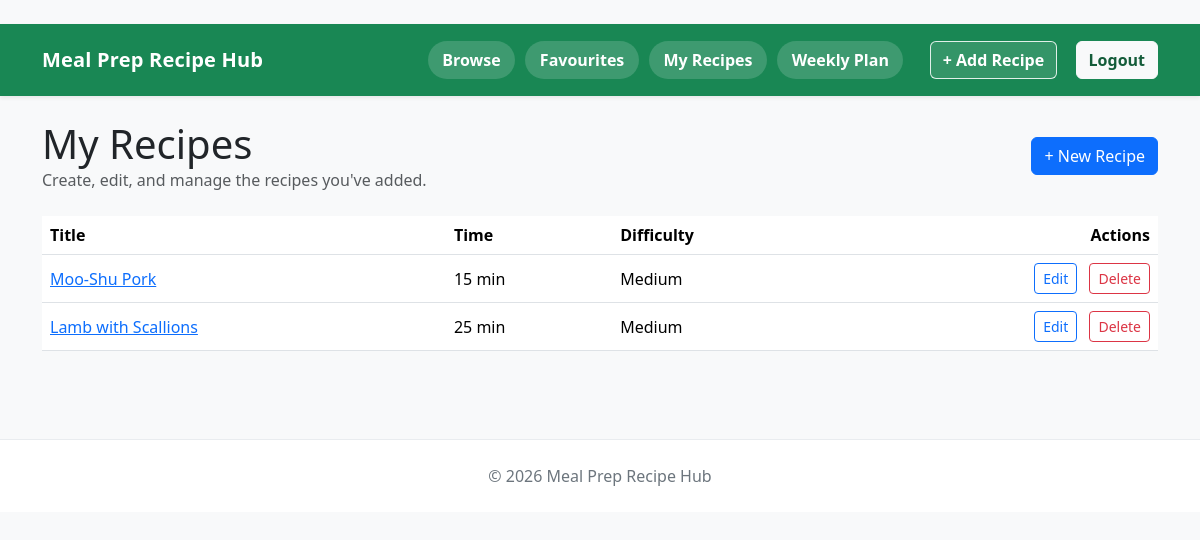
Page /my-recipes/ (signed in) on the committed database.
### recipes/models.py (models this page shows, shortened)
class Recipe(models.Model):
    title = models.CharField(max_length=200)
    image = models.ImageField(upload_to='recipe_images/', null=True, blank=True)
    ingredients = models.TextField()
    steps = models.TextField()
    cooking_time = models.PositiveIntegerField()
    DIFFICULTY_CHOICES = [
        ("Easy", "Easy"),
        ("Medium", "Medium"),
        ("Hard", "Hard"),
    ]
    difficulty = models.CharField(
        max_length=10,
        choices=DIFFICULTY_CHOICES
    )
    creator = models.ForeignKey(User, on_delete=models.CASCADE)
    view_count = models.PositiveIntegerField(default=0)
    created_at = models.DateTimeField(auto_now_add=True)
    @property
    def time_mins(self):
        return self.cooking_time

### recipes/views.py (the view)
# urls.py: path('my-recipes/', views.my_recipes, name='my_recipes'),
@login_required
def my_recipes(request):
    recipes = Recipe.objects.filter(creator=request.user).order_by('-created_at')
    return render(request, 'recipes/my_recipes.html', {
        'recipes': recipes,
    })

### templates/recipes/my_recipes.html (shortened to what this page needs)
﻿{% extends 'base.html' %}
{% block content %}
<div class="d-flex justify-content-between align-items-center mb-4">
    <div>
        <h1 class="mb-0">My Recipes</h1>
        <p class="text-muted mb-0">Create, edit, and manage the recipes you've added.</p>
    </div>
    <a href="{% url 'create_recipe' %}" class="btn btn-primary">+ New Recipe</a>
</div>
{% if recipes %}
    <div class="table-responsive">
        <table class="table table-hover align-middle">
            <thead>
                <tr>
                    <th>Title</th>
                    <th>Time</th>
                    <th>Difficulty</th>
                    <th class="text-end">Actions</th>
                </tr>
            </thead>
            <tbody>
                {% for recipe in recipes %}
                    <tr>
                        <td><a href="{% url 'recipe_detail' recipe.id %}">{{ recipe.title }}</a></td>
                        <td>{{ recipe.time_mins }} min</td>
                        <td>{{ recipe.difficulty }}</td>
                        <td class="text-end">
                            <a href="{% url 'edit_recipe' recipe.id %}" class="btn btn-sm btn-outline-primary me-2">Edit</a>
                            <a href="{% url 'delete_recipe' recipe.id %}" class="btn btn-sm btn-outline-danger">Delete</a>
                        </td>
                    </tr>
                {% endfor %}
            </tbody>
        </table>
    </div>
{% else %}
    <div class="alert alert-info">You have not created any recipes yet. <a href="{% url 'create_recipe' %}">Create your first recipe</a>.</div>
{% endif %}
{% endblock %}

### static/css/style.css (style rules this page uses)
body { background-color: #f8f9fa; color: #212529; }

### rows in the picture
Recipe: title "Moo-Shu Pork", time_mins "15", difficulty "Medium"
Recipe: title "Lamb with Scallions", time_mins "25", difficulty "Medium"
